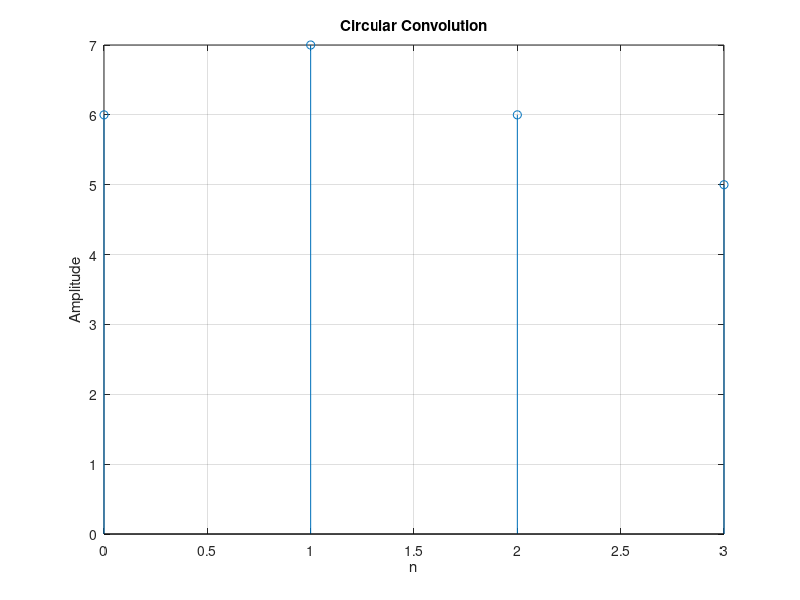
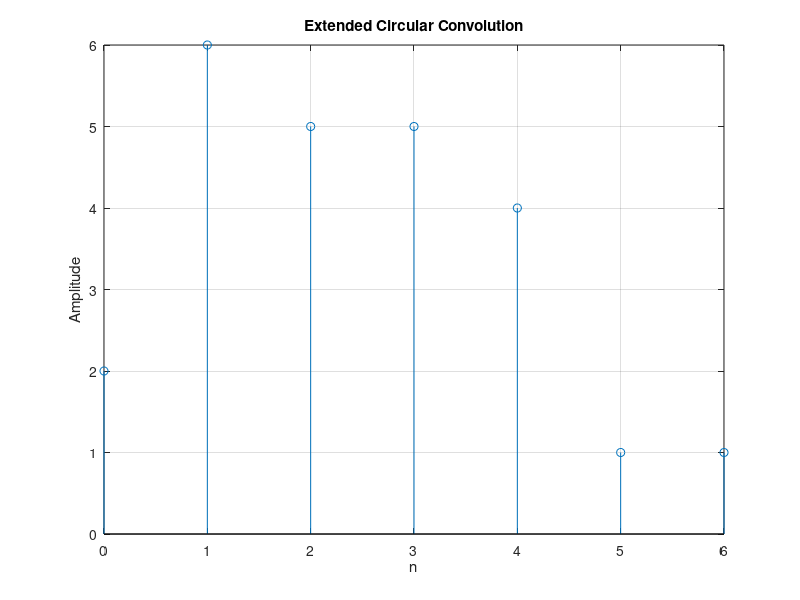
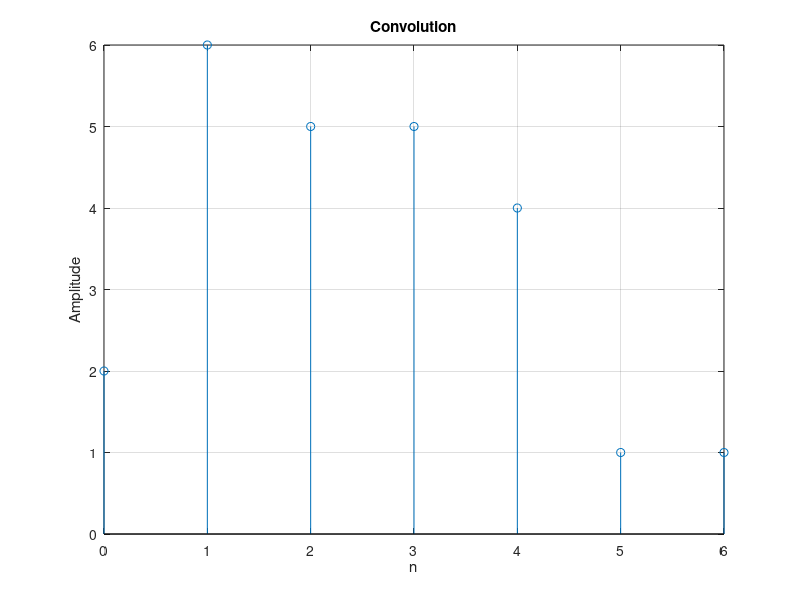
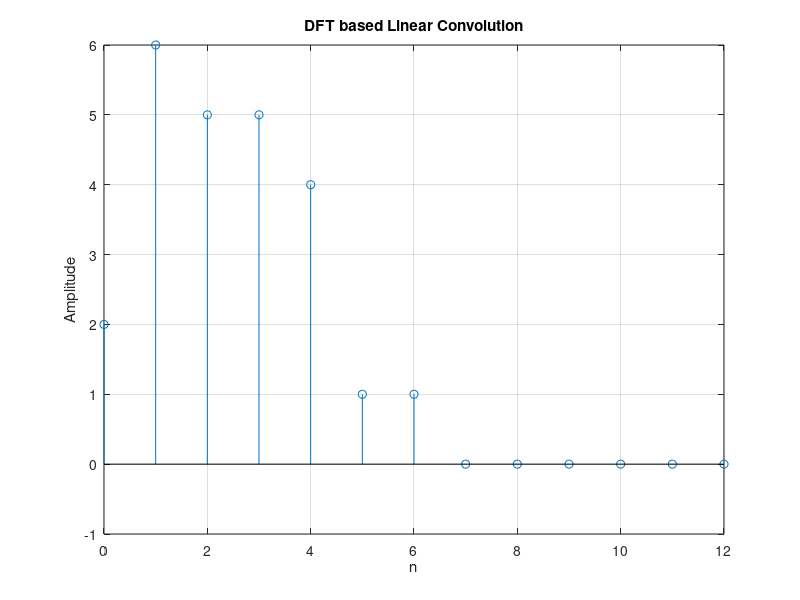

The MATLAB source for these figures, in order:
% LAB 6 B
% Chirantan Ganguly (420)
% Amitrakshar Sanyal (422)
% =========================
 x=[1 2 0 1];
 h=[2 2 1 1];
 L1=length(x);
 L2=length(h);
 YC=zeros(1,L1);
 h_toprow=[h(1) h(L2:-1:2)];
 temp=0;
for k=1:L1
    h_shift=circshift(h_toprow', k-1)';
    temp=x.*h_shift;
    YC(k)=sum(temp);
end
figure(1)
n=0:L1-1;
stem(n,YC);
grid;
xlabel('n');
ylabel('Amplitude');
title('Circular Convolution');

%zero padding
xe=[x zeros(1,3)];
he=[h, zeros(1,3)];
L1=length(xe);
 L2=length(he);
 YL=zeros(1,L1);
 he_toprow=[he(1) he(L2:-1:2)];
 temp=0;
for k=1:L1
    he_shift=circshift(he_toprow', k-1)';
    temp=xe.*he_shift;
    YL(k)=sum(temp);
end
figure(2)
n=0:L1-1;
stem(n,YL);
grid;
xlabel('n');
ylabel('Amplitude');
title('Extended Circular Convolution');

Y_linear=conv(x,h);
n2=0:length(Y_linear)-1;
figure(3)
stem(n2,Y_linear)
grid;
xlabel('n');
ylabel('Amplitude');
title('Convolution');

L6=length(xe)+length(he)-1;
Xe=fft(xe,L6);
He=fft(he,L6);
y1=ifft(Xe.*He);
n3=0:L6-1;
figure(4);
stem(n3,y1)
grid;
xlabel('n');
ylabel('Amplitude');
title('DFT based Linear Convolution');
